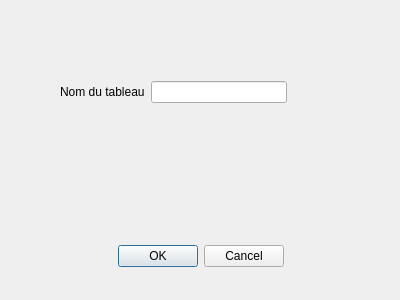
<?xml version="1.0" encoding="UTF-8"?>
<ui version="4.0">
 <class>FormulaireHebergement</class>
 <widget class="QDialog" name="FormulaireHebergement">
  <property name="geometry">
   <rect>
    <x>0</x>
    <y>0</y>
    <width>400</width>
    <height>300</height>
   </rect>
  </property>
  <property name="windowTitle">
   <string>Dialog</string>
  </property>
  <widget class="QDialogButtonBox" name="buttonBox">
   <property name="geometry">
    <rect>
     <x>30</x>
     <y>240</y>
     <width>341</width>
     <height>32</height>
    </rect>
   </property>
   <property name="orientation">
    <enum>Qt::Orientation::Horizontal</enum>
   </property>
   <property name="standardButtons">
    <set>QDialogButtonBox::StandardButton::Cancel|QDialogButtonBox::StandardButton::Ok</set>
   </property>
   <property name="centerButtons">
    <bool>true</bool>
   </property>
  </widget>
  <widget class="QWidget" name="">
   <property name="geometry">
    <rect>
     <x>60</x>
     <y>80</y>
     <width>227</width>
     <height>24</height>
    </rect>
   </property>
   <layout class="QHBoxLayout" name="horizontalLayout">
    <item>
     <widget class="QLabel" name="labelNomTableau">
      <property name="text">
       <string>Nom du tableau</string>
      </property>
     </widget>
    </item>
    <item>
     <widget class="QLineEdit" name="inputNomTableau"/>
    </item>
   </layout>
  </widget>
 </widget>
 <resources/>
 <connections>
  <connection>
   <sender>buttonBox</sender>
   <signal>accepted()</signal>
   <receiver>FormulaireHebergement</receiver>
   <slot>accept()</slot>
   <hints>
    <hint type="sourcelabel">
     <x>248</x>
     <y>254</y>
    </hint>
    <hint type="destinationlabel">
     <x>157</x>
     <y>274</y>
    </hint>
   </hints>
  </connection>
  <connection>
   <sender>buttonBox</sender>
   <signal>rejected()</signal>
   <receiver>FormulaireHebergement</receiver>
   <slot>reject()</slot>
   <hints>
    <hint type="sourcelabel">
     <x>316</x>
     <y>260</y>
    </hint>
    <hint type="destinationlabel">
     <x>286</x>
     <y>274</y>
    </hint>
   </hints>
  </connection>
 </connections>
</ui>
